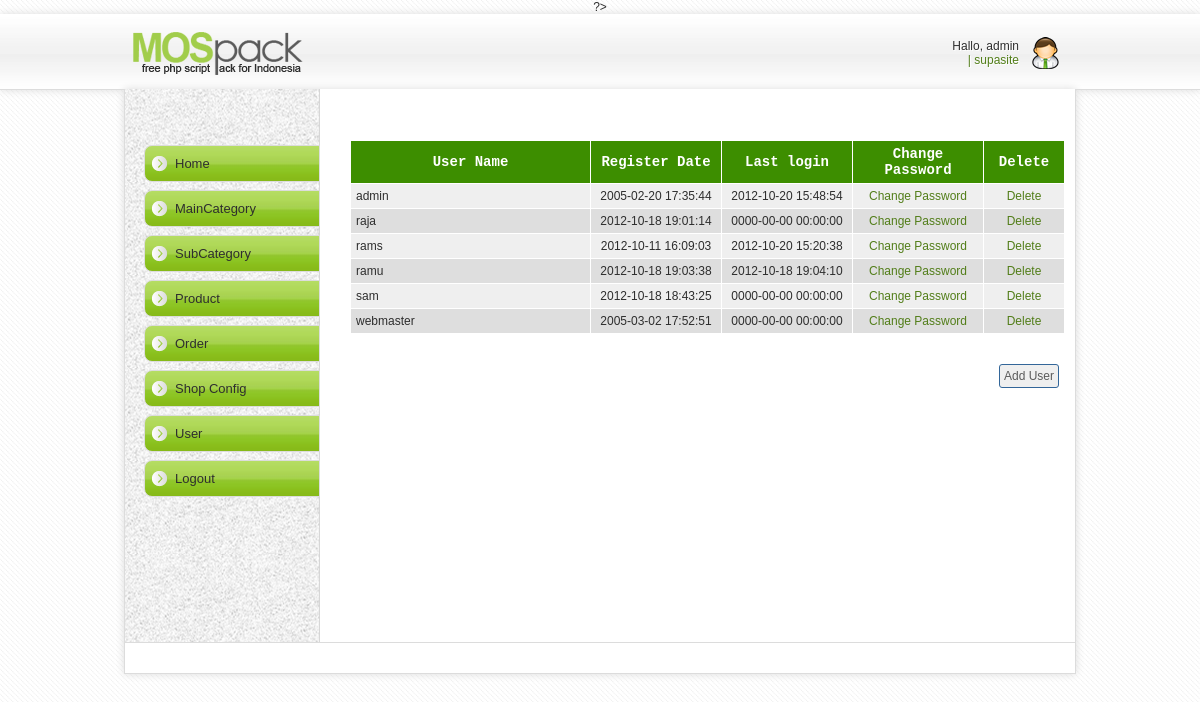
/plaincart/admin/user/index.php (signed in), run on the app's committed database.
### tables this page shows
CREATE TABLE IF NOT EXISTS `tbl_user` (
  `user_id` int(10) unsigned NOT NULL AUTO_INCREMENT,
  `user_name` varchar(20) NOT NULL DEFAULT '',
  `user_password` varchar(32) NOT NULL DEFAULT '',
  `address` varchar(1000) NOT NULL,
  `phone` varchar(100) NOT NULL,
  `email` varchar(1000) NOT NULL,
  `user_level` int(11) NOT NULL,
  `user_regdate` datetime NOT NULL DEFAULT '0000-00-00 00:00:00',
  `user_last_login` datetime NOT NULL DEFAULT '0000-00-00 00:00:00',
  PRIMARY KEY (`user_id`),
  UNIQUE KEY `user_name` (`user_name`)
);

### plaincart/admin/user/index.php (called while the page is built, shortened)
<?php
require_once '../include/adminpanel.php';
?>

### plaincart/library/database.php (called while the page is built, shortened)
<?php
function dbQuery($sql)
{
	$result = mysql_query($sql) or die(mysql_error());
	return $result;
}
function dbFetchAssoc($result)
{
	return mysql_fetch_assoc($result);
}
?>

### plaincart/admin/user/list.php (the view, shortened to what this page needs)
<?php
$sql = "SELECT user_id, user_name, user_regdate, user_last_login
        FROM tbl_user
		ORDER BY user_name";
$result = dbQuery($sql);
?>
<p>&nbsp;</p>
<form action="processUser.php?action=addUser" method="post"  name="frmListUser" id="frmListUser">
 <table width="100%" border="0" align="center" cellpadding="2" cellspacing="1" class="text">
  <tr align="center" id="listTableHeader">
   <td>User Name</td>
   <td width="120">Register Date</td>
   <td width="120">Last login</td>
   <td width="120">Change Password</td>
   <td width="70">Delete</td>
  </tr>
<?php
while($row = dbFetchAssoc($result)) {
	extract($row);
	if ($i%2) {
		$class = 'row1';
	} else {
		$class = 'row2';
	}
	$i += 1;
?>
  <tr class="<?php echo $class; ?>">
   <td><?php echo $user_name; ?></td>
   <td width="120" align="center"><?php echo $user_regdate; ?></td>
   <td width="120" align="center"><?php echo $user_last_login; ?></td>
   <td width="120" align="center"><a href="javascript:changePassword(<?php echo $user_id; ?>);">Change Password</a></td>
   <td width="70" align="center"><a href="javascript:deleteUser(<?php echo $user_id; ?>);">Delete</a></td>
  </tr>
<?php
}
?>
  <tr>
   <td colspan="5">&nbsp;</td>
  </tr>
  <tr>
   <td colspan="5" align="right"><input name="btnAddUser" type="button" id="btnAddUser" value="Add User" class="box" onClick="addUser()"></td>
  </tr>
 </table>
 <p>&nbsp;</p>
</form>

### plaincart/admin/include/admin.css (style rules this page uses)
#listTableHeader { font-family: "Courier New", Courier, mono; font-size: 14px; color: #FFFFFF; background-color: #3d8e00; font-weight: bold; background-position: center; }
.box { font-family: Arial, Helvetica, sans-serif; font-size: 12px; border: 1px solid #336699; }
.row1 { background-color: #EFEFEF; }
.row2 { background-color: #DEDEDE; }
body { font-family: "Arial", "Helvetica", "sans-serif"; text-align: center; font-size: 10px; }
.text { font-family: Arial, Helvetica, sans-serif; font-size: 12px; }

### plaincart/admin/user/mos-css/mos-style.css (style rules this page uses)
body { background: url(img/latar.jpg); margin: 0; padding: 0; font-family: Arial; font-size: 12px; color: #2e2e2e; text-align: center; }
a { color: #527e19; text-decoration: none; }
input { padding: 4px;color: #5b5b5b;border: 1px solid #dcdcdc; -moz-border-radius: 3px;-webkit-border-radius: 3px;-o-border-radius: 3px; }
table { border:none;font-size: 12px; }
td { border:none; padding: 5px; }

### data on the page
tbl_user: user_name "admin", user_regdate "2005-02-20 17:35:44", user_last_login "2012-10-20 15:48:54"
tbl_user: user_name "raja", user_regdate "2012-10-18 19:01:14", user_last_login "0000-00-00 00:00:00"
tbl_user: user_name "rams", user_regdate "2012-10-11 16:09:03", user_last_login "2012-10-20 15:20:38"
tbl_user: user_name "ramu", user_regdate "2012-10-18 19:03:38", user_last_login "2012-10-18 19:04:10"
tbl_user: user_name "sam", user_regdate "2012-10-18 18:43:25", user_last_login "0000-00-00 00:00:00"
tbl_user: user_name "webmaster", user_regdate "2005-03-02 17:52:51", user_last_login "0000-00-00 00:00:00"

### other printed values
$name "admin"
